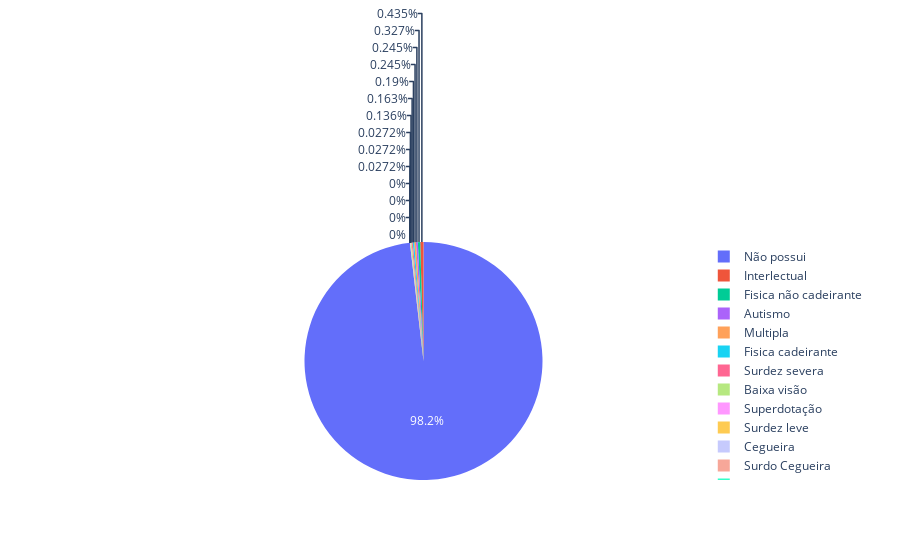

Notebook source saved alongside this figure:
### Code cell
columns = ['NEE_ALT_HAB', 'DEF__AUTISMO', 'DEF__SURDEZ_LEVE', 'DEF__SURDEZ_SEV', 'DEF__INTELECT', 'DEF__MULTIPLA', 'DEF__CEGUEIRA', 'DEF__BAIXA_VISAO', 'DEF__SURDO_CEG', 'DEF__TRANST_DES_INF', 'DEF__SINDR_ASPER', 'DEF__SINDR_RETT', 'DEF__FIS_N_CADEIR', 'DEF__FIS_CADEIR', 'DEF__N_POSSUI']
labels = ['Superdotação', 'Autismo', 'Surdez leve', 'Surdez severa', 'Interlectual', 'Multipla', 'Cegueira', 'Baixa visão', 'Surdo Cegueira', 'Transtorno degenerativo', 'Aspeger', 'Rett', 'Fisica não cadeirante', 'Fisica cadeirante', 'Não possui']
doencaAluno = []

for label in columns:
    doencaAluno.append(np.sum(y[label]))

fig = go.Figure(data=[go.Pie(labels=labels, values=doencaAluno)])
fig.show()

### Figure 1 — Plotly figure (JSON) as saved in the notebook; plotly's stock layout.template omitted (floating-point values rounded to 4 significant figures)
{"data": [{"labels": ["Superdotação", "Autismo", "Surdez leve", "Surdez severa", "Interlectual", "Multipla", "Cegueira", "Baixa visão", "Surdo Cegueira", "Transtorno degenerativo", "Aspeger", "Rett", "Fisica não cadeirante", "Fisica cadeirante", "Não possui"], "type": "pie", "values": [1, 9, 1, 6, 16, 9, 1, 5, 0, 0, 0, 0, 12, 7, 3608]}], "layout": {}}
